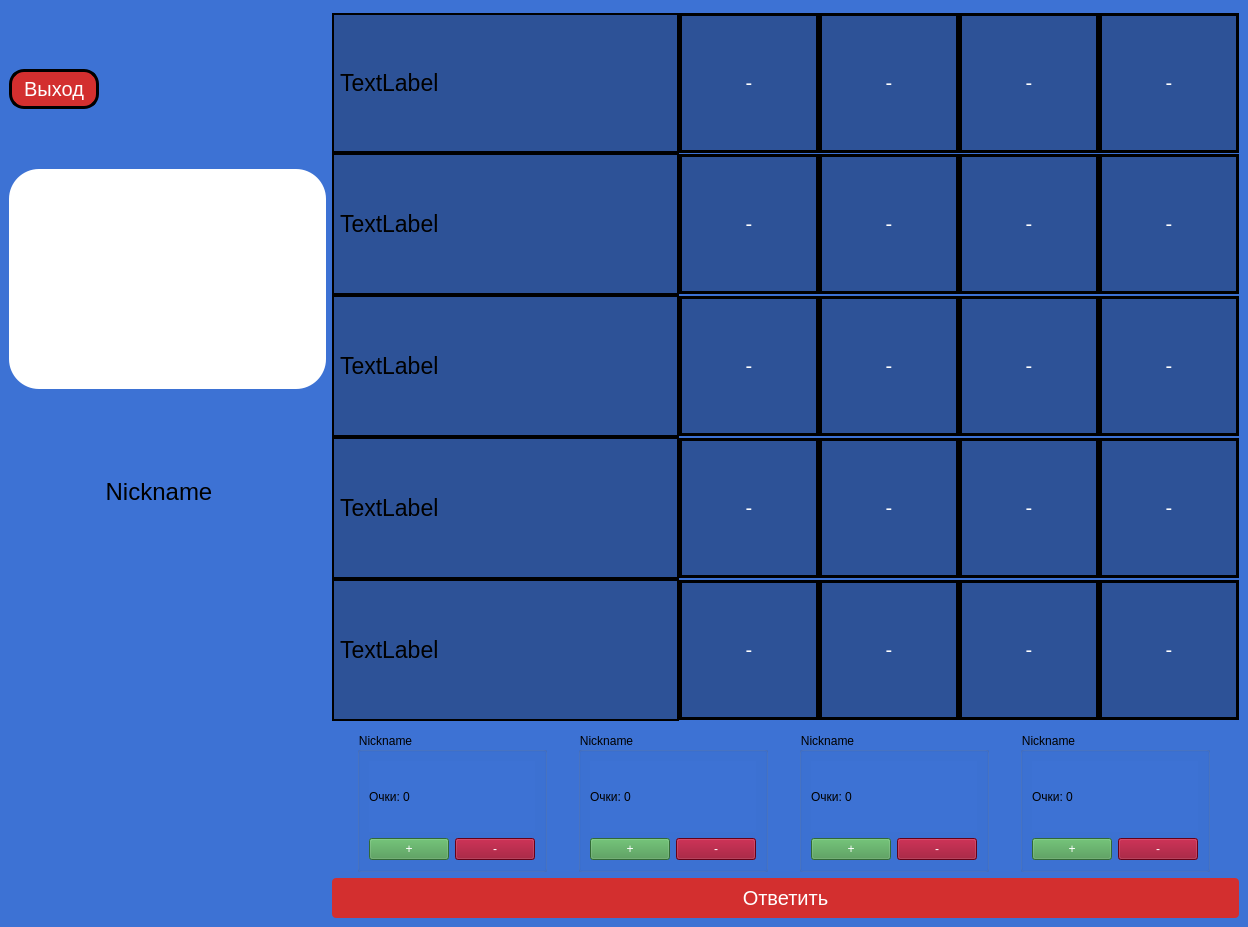
<?xml version="1.0" encoding="UTF-8"?>
<ui version="4.0">
 <class>MultiplayerWindow</class>
 <widget class="QMainWindow" name="MultiplayerWindow">
  <property name="geometry">
   <rect>
    <x>0</x>
    <y>0</y>
    <width>1248</width>
    <height>927</height>
   </rect>
  </property>
  <property name="minimumSize">
   <size>
    <width>0</width>
    <height>0</height>
   </size>
  </property>
  <property name="windowTitle">
   <string>GamePlayer</string>
  </property>
  <widget class="QWidget" name="centralwidget">
   <property name="sizePolicy">
    <sizepolicy hsizetype="Maximum" vsizetype="Maximum">
     <horstretch>0</horstretch>
     <verstretch>0</verstretch>
    </sizepolicy>
   </property>
   <property name="styleSheet">
    <string notr="true">background-color: #3D72D4;</string>
   </property>
   <layout class="QHBoxLayout" name="horizontalLayout">
    <item>
     <layout class="QVBoxLayout" name="leftLayout">
      <property name="spacing">
       <number>0</number>
      </property>
      <property name="sizeConstraint">
       <enum>QLayout::SizeConstraint::SetMaximumSize</enum>
      </property>
      <item>
       <widget class="QPushButton" name="exitButton">
        <property name="sizePolicy">
         <sizepolicy hsizetype="Maximum" vsizetype="Fixed">
          <horstretch>0</horstretch>
          <verstretch>0</verstretch>
         </sizepolicy>
        </property>
        <property name="maximumSize">
         <size>
          <width>90</width>
          <height>16777215</height>
         </size>
        </property>
        <property name="styleSheet">
         <string notr="true">QPushButton {
    background-color: #D32F2F;
    color: white;
    font-size: 20px;
    border: 3px solid;
    border-radius: 15px;
	padding:5px;
	margin:0px;
}

QPushButton:hover {
    background-color: #B71C1C;
}

QPushButton:pressed {
    background-color: #9A0007;
}</string>
        </property>
        <property name="text">
         <string>Выход</string>
        </property>
       </widget>
      </item>
      <item>
       <layout class="QHBoxLayout" name="horizontalLayout_4">
        <item>
         <widget class="QFrame" name="frame_2">
          <property name="sizePolicy">
           <sizepolicy hsizetype="Maximum" vsizetype="Maximum">
            <horstretch>0</horstretch>
            <verstretch>0</verstretch>
           </sizepolicy>
          </property>
          <property name="maximumSize">
           <size>
            <width>2860</width>
            <height>220</height>
           </size>
          </property>
          <property name="styleSheet">
           <string notr="true">background-color: #FFFFFF;
border-radius: 30px;</string>
          </property>
          <layout class="QGridLayout" name="gridLayout_3">
           <item row="0" column="0">
            <widget class="QLabel" name="label">
             <property name="sizePolicy">
              <sizepolicy hsizetype="Minimum" vsizetype="Minimum">
               <horstretch>0</horstretch>
               <verstretch>0</verstretch>
              </sizepolicy>
             </property>
             <property name="minimumSize">
              <size>
               <width>0</width>
               <height>0</height>
              </size>
             </property>
             <property name="font">
              <font>
               <pointsize>18</pointsize>
              </font>
             </property>
             <property name="styleSheet">
              <string notr="true">color:#000000;</string>
             </property>
             <property name="text">
              <string/>
             </property>
             <property name="scaledContents">
              <bool>true</bool>
             </property>
             <property name="alignment">
              <set>Qt::AlignmentFlag::AlignCenter</set>
             </property>
            </widget>
           </item>
          </layout>
         </widget>
        </item>
       </layout>
      </item>
      <item>
       <layout class="QHBoxLayout" name="horizontalLayout_3">
        <item>
         <spacer name="horizontalSpacer">
          <property name="orientation">
           <enum>Qt::Orientation::Horizontal</enum>
          </property>
          <property name="sizeType">
           <enum>QSizePolicy::Policy::Maximum</enum>
          </property>
          <property name="sizeHint" stdset="0">
           <size>
            <width>40</width>
            <height>20</height>
           </size>
          </property>
         </spacer>
        </item>
        <item>
         <widget class="QLabel" name="labelNickname">
          <property name="sizePolicy">
           <sizepolicy hsizetype="Minimum" vsizetype="Minimum">
            <horstretch>0</horstretch>
            <verstretch>0</verstretch>
           </sizepolicy>
          </property>
          <property name="minimumSize">
           <size>
            <width>220</width>
            <height>60</height>
           </size>
          </property>
          <property name="maximumSize">
           <size>
            <width>220</width>
            <height>60</height>
           </size>
          </property>
          <property name="font">
           <font>
            <pointsize>18</pointsize>
           </font>
          </property>
          <property name="styleSheet">
           <string notr="true">padding: 25px 0px 0px 0px;</string>
          </property>
          <property name="text">
           <string>Nickname</string>
          </property>
          <property name="scaledContents">
           <bool>false</bool>
          </property>
          <property name="alignment">
           <set>Qt::AlignmentFlag::AlignCenter</set>
          </property>
          <property name="margin">
           <number>0</number>
          </property>
         </widget>
        </item>
        <item>
         <spacer name="horizontalSpacer_4">
          <property name="orientation">
           <enum>Qt::Orientation::Horizontal</enum>
          </property>
          <property name="sizeHint" stdset="0">
           <size>
            <width>40</width>
            <height>20</height>
           </size>
          </property>
         </spacer>
        </item>
       </layout>
      </item>
      <item>
       <layout class="QHBoxLayout" name="horizontalLayout_2">
        <item>
         <spacer name="horizontalSpacer_3">
          <property name="orientation">
           <enum>Qt::Orientation::Horizontal</enum>
          </property>
          <property name="sizeType">
           <enum>QSizePolicy::Policy::Maximum</enum>
          </property>
          <property name="sizeHint" stdset="0">
           <size>
            <width>10</width>
            <height>20</height>
           </size>
          </property>
         </spacer>
        </item>
        <item>
         <widget class="QLabel" name="labelPedestal">
          <property name="sizePolicy">
           <sizepolicy hsizetype="Minimum" vsizetype="Minimum">
            <horstretch>0</horstretch>
            <verstretch>0</verstretch>
           </sizepolicy>
          </property>
          <property name="minimumSize">
           <size>
            <width>220</width>
            <height>220</height>
           </size>
          </property>
          <property name="maximumSize">
           <size>
            <width>286</width>
            <height>286</height>
           </size>
          </property>
          <property name="styleSheet">
           <string notr="true"/>
          </property>
          <property name="text">
           <string/>
          </property>
          <property name="pixmap">
           <pixmap resource="res.qrc">:/res/Lectern.png</pixmap>
          </property>
          <property name="scaledContents">
           <bool>true</bool>
          </property>
          <property name="alignment">
           <set>Qt::AlignmentFlag::AlignHCenter</set>
          </property>
         </widget>
        </item>
        <item>
         <spacer name="horizontalSpacer_2">
          <property name="orientation">
           <enum>Qt::Orientation::Horizontal</enum>
          </property>
          <property name="sizeHint" stdset="0">
           <size>
            <width>40</width>
            <height>20</height>
           </size>
          </property>
         </spacer>
        </item>
       </layout>
      </item>
     </layout>
    </item>
    <item>
     <layout class="QVBoxLayout" name="rightLayout">
      <item>
       <widget class="QWidget" name="widget" native="true">
        <property name="sizePolicy">
         <sizepolicy hsizetype="Expanding" vsizetype="Expanding">
          <horstretch>0</horstretch>
          <verstretch>0</verstretch>
         </sizepolicy>
        </property>
        <property name="layoutDirection">
         <enum>Qt::LayoutDirection::LeftToRight</enum>
        </property>
        <property name="autoFillBackground">
         <bool>false</bool>
        </property>
        <property name="styleSheet">
         <string notr="true"/>
        </property>
        <layout class="QGridLayout" name="gridLayout_2">
         <property name="leftMargin">
          <number>0</number>
         </property>
         <property name="topMargin">
          <number>0</number>
         </property>
         <property name="rightMargin">
          <number>0</number>
         </property>
         <property name="bottomMargin">
          <number>0</number>
         </property>
         <property name="spacing">
          <number>0</number>
         </property>
         <item row="0" column="0">
          <layout class="QGridLayout" name="gridLayout">
           <property name="spacing">
            <number>0</number>
           </property>
           <item row="0" column="1">
            <widget class="QPushButton" name="pushButton">
             <property name="minimumSize">
              <size>
               <width>140</width>
               <height>140</height>
              </size>
             </property>
             <property name="styleSheet">
              <string notr="true">QPushButton {
    background-color: #2D5297;
    color: white;
    font-size: 20px;
    border: 3px solid;
}

QPushButton:hover {
    background-color: #335dab;
}

QPushButton:pressed {
    background-color: #213d70;
}</string>
             </property>
             <property name="text">
              <string>-</string>
             </property>
            </widget>
           </item>
           <item row="1" column="4">
            <widget class="QPushButton" name="pushButton_14">
             <property name="minimumSize">
              <size>
               <width>140</width>
               <height>140</height>
              </size>
             </property>
             <property name="styleSheet">
              <string notr="true">QPushButton {
    background-color: #2D5297;
    color: white;
    font-size: 20px;
    border: 3px solid;
}

QPushButton:hover {
    background-color: #335dab;
}

QPushButton:pressed {
    background-color: #213d70;
}</string>
             </property>
             <property name="text">
              <string>-</string>
             </property>
            </widget>
           </item>
           <item row="3" column="4">
            <widget class="QPushButton" name="pushButton_16">
             <property name="minimumSize">
              <size>
               <width>140</width>
               <height>140</height>
              </size>
             </property>
             <property name="styleSheet">
              <string notr="true">QPushButton {
    background-color: #2D5297;
    color: white;
    font-size: 20px;
    border: 3px solid;
}

QPushButton:hover {
    background-color: #335dab;
}

QPushButton:pressed {
    background-color: #213d70;
}</string>
             </property>
             <property name="text">
              <string>-</string>
             </property>
            </widget>
           </item>
           <item row="2" column="1">
            <widget class="QPushButton" name="pushButton_2">
             <property name="minimumSize">
              <size>
               <width>140</width>
               <height>140</height>
              </size>
             </property>
             <property name="styleSheet">
              <string notr="true">QPushButton {
    background-color: #2D5297;
    color: white;
    font-size: 20px;
    border: 3px solid;
}

QPushButton:hover {
    background-color: #335dab;
}

QPushButton:pressed {
    background-color: #213d70;
}</string>
             </property>
             <property name="text">
              <string>-</string>
             </property>
            </widget>
           </item>
           <item row="4" column="0">
            <widget class="QLabel" name="label_6">
             <property name="sizePolicy">
              <sizepolicy hsizetype="Maximum" vsizetype="Maximum">
               <horstretch>0</horstretch>
               <verstretch>0</verstretch>
              </sizepolicy>
             </property>
             <property name="minimumSize">
              <size>
               <width>347</width>
               <height>142</height>
              </size>
             </property>
             <property name="font">
              <font>
               <pointsize>17</pointsize>
              </font>
             </property>
             <property name="styleSheet">
              <string notr="true">background-color: #2D5297;
border: 2px solid;</string>
             </property>
             <property name="text">
              <string>TextLabel</string>
             </property>
            </widget>
           </item>
           <item row="2" column="4">
            <widget class="QPushButton" name="pushButton_15">
             <property name="minimumSize">
              <size>
               <width>140</width>
               <height>140</height>
              </size>
             </property>
             <property name="styleSheet">
              <string notr="true">QPushButton {
    background-color: #2D5297;
    color: white;
    font-size: 20px;
    border: 3px solid;
}

QPushButton:hover {
    background-color: #335dab;
}

QPushButton:pressed {
    background-color: #213d70;
}</string>
             </property>
             <property name="text">
              <string>-</string>
             </property>
            </widget>
           </item>
           <item row="3" column="0">
            <widget class="QLabel" name="theme4">
             <property name="minimumSize">
              <size>
               <width>347</width>
               <height>142</height>
              </size>
             </property>
             <property name="font">
              <font>
               <pointsize>17</pointsize>
              </font>
             </property>
             <property name="styleSheet">
              <string notr="true">background-color: #2D5297;
border: 2px solid;</string>
             </property>
             <property name="text">
              <string>TextLabel</string>
             </property>
            </widget>
           </item>
           <item row="1" column="1">
            <widget class="QPushButton" name="pushButton_3">
             <property name="minimumSize">
              <size>
               <width>140</width>
               <height>140</height>
              </size>
             </property>
             <property name="styleSheet">
              <string notr="true">QPushButton {
    background-color: #2D5297;
    color: white;
    font-size: 20px;
    border: 3px solid;
}

QPushButton:hover {
    background-color: #335dab;
}

QPushButton:pressed {
    background-color: #213d70;
}</string>
             </property>
             <property name="text">
              <string>-</string>
             </property>
            </widget>
           </item>
           <item row="4" column="3">
            <widget class="QPushButton" name="pushButton_19">
             <property name="minimumSize">
              <size>
               <width>140</width>
               <height>140</height>
              </size>
             </property>
             <property name="styleSheet">
              <string notr="true">QPushButton {
    background-color: #2D5297;
    color: white;
    font-size: 20px;
    border: 3px solid;
}

QPushButton:hover {
    background-color: #335dab;
}

QPushButton:pressed {
    background-color: #213d70;
}</string>
             </property>
             <property name="text">
              <string>-</string>
             </property>
            </widget>
           </item>
           <item row="0" column="3">
            <widget class="QPushButton" name="pushButton_9">
             <property name="minimumSize">
              <size>
               <width>140</width>
               <height>140</height>
              </size>
             </property>
             <property name="styleSheet">
              <string notr="true">QPushButton {
    background-color: #2D5297;
    color: white;
    font-size: 20px;
    border: 3px solid;
}

QPushButton:hover {
    background-color: #335dab;
}

QPushButton:pressed {
    background-color: #213d70;
}</string>
             </property>
             <property name="text">
              <string>-</string>
             </property>
            </widget>
           </item>
           <item row="4" column="1">
            <widget class="QPushButton" name="pushButton_17">
             <property name="minimumSize">
              <size>
               <width>140</width>
               <height>140</height>
              </size>
             </property>
             <property name="styleSheet">
              <string notr="true">QPushButton {
    background-color: #2D5297;
    color: white;
    font-size: 20px;
    border: 3px solid;
}

QPushButton:hover {
    background-color: #335dab;
}

QPushButton:pressed {
    background-color: #213d70;
}</string>
             </property>
             <property name="text">
              <string>-</string>
             </property>
            </widget>
           </item>
           <item row="4" column="2">
            <widget class="QPushButton" name="pushButton_18">
             <property name="minimumSize">
              <size>
               <width>140</width>
               <height>140</height>
              </size>
             </property>
             <property name="styleSheet">
              <string notr="true">QPushButton {
    background-color: #2D5297;
    color: white;
    font-size: 20px;
    border: 3px solid;
}

QPushButton:hover {
    background-color: #335dab;
}

QPushButton:pressed {
    background-color: #213d70;
}</string>
             </property>
             <property name="text">
              <string>-</string>
             </property>
            </widget>
           </item>
           <item row="2" column="2">
            <widget class="QPushButton" name="pushButton_6">
             <property name="minimumSize">
              <size>
               <width>140</width>
               <height>140</height>
              </size>
             </property>
             <property name="styleSheet">
              <string notr="true">QPushButton {
    background-color: #2D5297;
    color: white;
    font-size: 20px;
    border: 3px solid;
}

QPushButton:hover {
    background-color: #335dab;
}

QPushButton:pressed {
    background-color: #213d70;
}</string>
             </property>
             <property name="text">
              <string>-</string>
             </property>
            </widget>
           </item>
           <item row="3" column="3">
            <widget class="QPushButton" name="pushButton_12">
             <property name="minimumSize">
              <size>
               <width>140</width>
               <height>140</height>
              </size>
             </property>
             <property name="styleSheet">
              <string notr="true">QPushButton {
    background-color: #2D5297;
    color: white;
    font-size: 20px;
    border: 3px solid;
}

QPushButton:hover {
    background-color: #335dab;
}

QPushButton:pressed {
    background-color: #213d70;
}</string>
             </property>
             <property name="text">
              <string>-</string>
             </property>
            </widget>
           </item>
           <item row="1" column="0">
            <widget class="QLabel" name="theme2">
             <property name="minimumSize">
              <size>
               <width>347</width>
               <height>142</height>
              </size>
             </property>
             <property name="font">
              <font>
               <pointsize>17</pointsize>
              </font>
             </property>
             <property name="styleSheet">
              <string notr="true">background-color: #2D5297;
border: 2px solid;</string>
             </property>
             <property name="text">
              <string>TextLabel</string>
             </property>
            </widget>
           </item>
           <item row="1" column="2">
            <widget class="QPushButton" name="pushButton_5">
             <property name="minimumSize">
              <size>
               <width>140</width>
               <height>140</height>
              </size>
             </property>
             <property name="styleSheet">
              <string notr="true">QPushButton {
    background-color: #2D5297;
    color: white;
    font-size: 20px;
    border: 3px solid;
}

QPushButton:hover {
    background-color: #335dab;
}

QPushButton:pressed {
    background-color: #213d70;
}</string>
             </property>
             <property name="text">
              <string>-</string>
             </property>
            </widget>
           </item>
           <item row="4" column="4">
            <widget class="QPushButton" name="pushButton_20">
             <property name="minimumSize">
              <size>
               <width>140</width>
               <height>140</height>
              </size>
             </property>
             <property name="styleSheet">
              <string notr="true">QPushButton {
    background-color: #2D5297;
    color: white;
    font-size: 20px;
    border: 3px solid;
}

QPushButton:hover {
    background-color: #335dab;
}

QPushButton:pressed {
    background-color: #213d70;
}</string>
             </property>
             <property name="text">
              <string>-</string>
             </property>
            </widget>
           </item>
           <item row="3" column="1">
            <widget class="QPushButton" name="pushButton_7">
             <property name="minimumSize">
              <size>
               <width>140</width>
               <height>140</height>
              </size>
             </property>
             <property name="styleSheet">
              <string notr="true">QPushButton {
    background-color: #2D5297;
    color: white;
    font-size: 20px;
    border: 3px solid;
}

QPushButton:hover {
    background-color: #335dab;
}

QPushButton:pressed {
    background-color: #213d70;
}</string>
             </property>
             <property name="text">
              <string>-</string>
             </property>
            </widget>
           </item>
           <item row="1" column="3">
            <widget class="QPushButton" name="pushButton_10">
             <property name="minimumSize">
              <size>
               <width>140</width>
               <height>140</height>
              </size>
             </property>
             <property name="styleSheet">
              <string notr="true">QPushButton {
    background-color: #2D5297;
    color: white;
    font-size: 20px;
    border: 3px solid;
}

QPushButton:hover {
    background-color: #335dab;
}

QPushButton:pressed {
    background-color: #213d70;
}</string>
             </property>
             <property name="text">
              <string>-</string>
             </property>
            </widget>
           </item>
           <item row="0" column="2">
            <widget class="QPushButton" name="pushButton_4">
             <property name="minimumSize">
              <size>
               <width>140</width>
               <height>140</height>
              </size>
             </property>
             <property name="styleSheet">
              <string notr="true">QPushButton {
    background-color: #2D5297;
    color: white;
    font-size: 20px;
    border: 3px solid;
}

QPushButton:hover {
    background-color: #335dab;
}

QPushButton:pressed {
    background-color: #213d70;
}</string>
             </property>
             <property name="text">
              <string>-</string>
             </property>
            </widget>
           </item>
           <item row="0" column="0">
            <widget class="QLabel" name="theme1">
             <property name="sizePolicy">
              <sizepolicy hsizetype="Minimum" vsizetype="Minimum">
               <horstretch>0</horstretch>
               <verstretch>0</verstretch>
              </sizepolicy>
             </property>
             <property name="minimumSize">
              <size>
               <width>347</width>
               <height>140</height>
              </size>
             </property>
             <property name="maximumSize">
              <size>
               <width>347</width>
               <height>142</height>
              </size>
             </property>
             <property name="font">
              <font>
               <pointsize>17</pointsize>
              </font>
             </property>
             <property name="styleSheet">
              <string notr="true">background-color: #2D5297;
border: 2px solid;</string>
             </property>
             <property name="text">
              <string>TextLabel</string>
             </property>
            </widget>
           </item>
           <item row="0" column="4">
            <widget class="QPushButton" name="pushButton_13">
             <property name="minimumSize">
              <size>
               <width>140</width>
               <height>140</height>
              </size>
             </property>
             <property name="styleSheet">
              <string notr="true">QPushButton {
    background-color: #2D5297;
    color: white;
    font-size: 20px;
    border: 3px solid;
}

QPushButton:hover {
    background-color: #335dab;
}

QPushButton:pressed {
    background-color: #213d70;
}</string>
             </property>
             <property name="text">
              <string>-</string>
             </property>
            </widget>
           </item>
           <item row="2" column="0">
            <widget class="QLabel" name="theme3">
             <property name="minimumSize">
              <size>
               <width>347</width>
               <height>142</height>
              </size>
             </property>
             <property name="font">
              <font>
               <pointsize>17</pointsize>
              </font>
             </property>
             <property name="styleSheet">
              <string notr="true">background-color: #2D5297;
border: 2px solid;</string>
             </property>
             <property name="text">
              <string>TextLabel</string>
             </property>
            </widget>
           </item>
           <item row="2" column="3">
            <widget class="QPushButton" name="pushButton_11">
             <property name="minimumSize">
              <size>
               <width>140</width>
               <height>140</height>
              </size>
             </property>
             <property name="styleSheet">
              <string notr="true">QPushButton {
    background-color: #2D5297;
    color: white;
    font-size: 20px;
    border: 3px solid;
}

QPushButton:hover {
    background-color: #335dab;
}

QPushButton:pressed {
    background-color: #213d70;
}</string>
             </property>
             <property name="text">
              <string>-</string>
             </property>
            </widget>
           </item>
           <item row="3" column="2">
            <widget class="QPushButton" name="pushButton_8">
             <property name="minimumSize">
              <size>
               <width>140</width>
               <height>140</height>
              </size>
             </property>
             <property name="styleSheet">
              <string notr="true">QPushButton {
    background-color: #2D5297;
    color: white;
    font-size: 20px;
    border: 3px solid;
}

QPushButton:hover {
    background-color: #335dab;
}

QPushButton:pressed {
    background-color: #213d70;
}</string>
             </property>
             <property name="text">
              <string>-</string>
             </property>
            </widget>
           </item>
          </layout>
         </item>
        </layout>
       </widget>
      </item>
      <item>
       <layout class="QHBoxLayout" name="playersLayout">
        <item>
         <widget class="QGroupBox" name="player1Box">
          <property name="sizePolicy">
           <sizepolicy hsizetype="Maximum" vsizetype="Maximum">
            <horstretch>0</horstretch>
            <verstretch>0</verstretch>
           </sizepolicy>
          </property>
          <property name="minimumSize">
           <size>
            <width>140</width>
            <height>140</height>
           </size>
          </property>
          <property name="styleSheet">
           <string notr="true">color:#000;</string>
          </property>
          <property name="title">
           <string>Nickname</string>
          </property>
          <layout class="QVBoxLayout">
           <item>
            <widget class="QLabel" name="player1Score">
             <property name="text">
              <string>Очки: 0</string>
             </property>
            </widget>
           </item>
           <item>
            <layout class="QHBoxLayout" name="chScore1">
             <item>
              <widget class="QPushButton" name="addScore1">
               <property name="styleSheet">
                <string notr="true">QPushButton {
    background-color: #44944A;
	color: white;
}

QPushButton:hover {
    background-color: #56A65C;
}

QPushButton:pressed {
    background-color: #367E3A;
}</string>
               </property>
               <property name="text">
                <string>+</string>
               </property>
              </widget>
             </item>
             <item>
              <widget class="QPushButton" name="deductScore1">
               <property name="styleSheet">
                <string notr="true">QPushButton {
    background-color: #900020;
	color: white;
}

QPushButton:hover {
    background-color: #A32235;
}

QPushButton:pressed {
    background-color: #730018;
}</string>
               </property>
               <property name="text">
                <string>-</string>
               </property>
              </widget>
             </item>
            </layout>
           </item>
          </layout>
         </widget>
        </item>
        <item>
         <widget class="QGroupBox" name="player2Box">
          <property name="sizePolicy">
           <sizepolicy hsizetype="Maximum" vsizetype="Maximum">
            <horstretch>0</horstretch>
            <verstretch>0</verstretch>
           </sizepolicy>
          </property>
          <property name="minimumSize">
           <size>
            <width>140</width>
            <height>140</height>
           </size>
          </property>
          <property name="styleSheet">
           <string notr="true">color:#000;</string>
          </property>
          <property name="title">
           <string>Nickname</string>
          </property>
          <layout class="QVBoxLayout">
           <item>
            <widget class="QLabel" name="player2Score">
             <property name="text">
              <string>Очки: 0</string>
             </property>
            </widget>
           </item>
           <item>
            <layout class="QHBoxLayout" name="chScore2">
             <item>
              <widget class="QPushButton" name="addScore2">
               <property name="styleSheet">
                <string notr="true">QPushButton {
    background-color: #44944A;
	color: white;
}

QPushButton:hover {
    background-color: #56A65C;
}

QPushButton:pressed {
    background-color: #367E3A;
}</string>
               </property>
               <property name="text">
                <string>+</string>
               </property>
              </widget>
             </item>
             <item>
              <widget class="QPushButton" name="deductScore2">
               <property name="styleSheet">
                <string notr="true">QPushButton {
    background-color: #900020;
	color: white;
}

QPushButton:hover {
    background-color: #A32235;
}

QPushButton:pressed {
    background-color: #730018;
}</string>
               </property>
               <property name="text">
                <string>-</string>
               </property>
              </widget>
             </item>
            </layout>
           </item>
          </layout>
         </widget>
        </item>
        <item>
         <widget class="QGroupBox" name="player3Box">
          <property name="sizePolicy">
           <sizepolicy hsizetype="Maximum" vsizetype="Maximum">
            <horstretch>0</horstretch>
            <verstretch>0</verstretch>
           </sizepolicy>
          </property>
          <property name="minimumSize">
           <size>
            <width>140</width>
            <height>140</height>
           </size>
          </property>
          <property name="styleSheet">
           <string notr="true">color:#000;</string>
          </property>
          <property name="title">
           <string>Nickname</string>
          </property>
          <layout class="QVBoxLayout">
           <item>
            <widget class="QLabel" name="player3Score">
             <property name="text">
              <string>Очки: 0</string>
             </property>
            </widget>
           </item>
           <item>
            <layout class="QHBoxLayout" name="chScore3">
             <item>
              <widget class="QPushButton" name="addScore3">
               <property name="styleSheet">
                <string notr="true">QPushButton {
    background-color: #44944A;
	color: white;
}

QPushButton:hover {
    background-color: #56A65C;
}

QPushButton:pressed {
    background-color: #367E3A;
}</string>
               </property>
               <property name="text">
                <string>+</string>
               </property>
              </widget>
             </item>
             <item>
              <widget class="QPushButton" name="deductScore3">
               <property name="styleSheet">
                <string notr="true">QPushButton {
    background-color: #900020;
	color: white;
}

QPushButton:hover {
    background-color: #A32235;
}

QPushButton:pressed {
    background-color: #730018;
}</string>
               </property>
               <property name="text">
                <string>-</string>
               </property>
              </widget>
             </item>
            </layout>
           </item>
          </layout>
         </widget>
        </item>
        <item>
         <widget class="QGroupBox" name="player4Box">
          <property name="sizePolicy">
           <sizepolicy hsizetype="Maximum" vsizetype="Maximum">
            <horstretch>0</horstretch>
            <verstretch>0</verstretch>
           </sizepolicy>
          </property>
          <property name="minimumSize">
           <size>
            <width>140</width>
            <height>140</height>
           </size>
          </property>
          <property name="styleSheet">
           <string notr="true">color:#000;</string>
          </property>
          <property name="title">
           <string>Nickname</string>
          </property>
          <layout class="QVBoxLayout">
           <item>
            <widget class="QLabel" name="player4Score">
             <property name="text">
              <string>Очки: 0</string>
             </property>
            </widget>
           </item>
           <item>
            <layout class="QHBoxLayout" name="chScore4">
             <item>
              <widget class="QPushButton" name="addScore4">
               <property name="styleSheet">
                <string notr="true">QPushButton {
    background-color: #44944A;
	color: white;
}

QPushButton:hover {
    background-color: #56A65C;
}

QPushButton:pressed {
    background-color: #367E3A;
}</string>
               </property>
               <property name="text">
                <string>+</string>
               </property>
              </widget>
             </item>
             <item>
              <widget class="QPushButton" name="deductScore4">
               <property name="styleSheet">
                <string notr="true">QPushButton {
    background-color: #900020;
	color: white;
}

QPushButton:hover {
    background-color: #A32235;
}

QPushButton:pressed {
    background-color: #730018;
}</string>
               </property>
               <property name="text">
                <string>-</string>
               </property>
              </widget>
             </item>
            </layout>
           </item>
          </layout>
         </widget>
        </item>
       </layout>
      </item>
      <item>
       <widget class="QPushButton" name="answerButton">
        <property name="styleSheet">
         <string notr="true">QPushButton {
    background-color: #D32F2F;
    color: white;
    font-size: 20px;
    border: none;
    border-radius: 4px;
    padding: 8px;
}

QPushButton:hover {
    background-color: #B71C1C;
}

QPushButton:pressed {
    background-color: #9A0007;
}</string>
        </property>
        <property name="text">
         <string>Ответить</string>
        </property>
       </widget>
      </item>
     </layout>
    </item>
   </layout>
  </widget>
 </widget>
 <resources>
  <include location="res.qrc"/>
 </resources>
 <connections/>
</ui>
